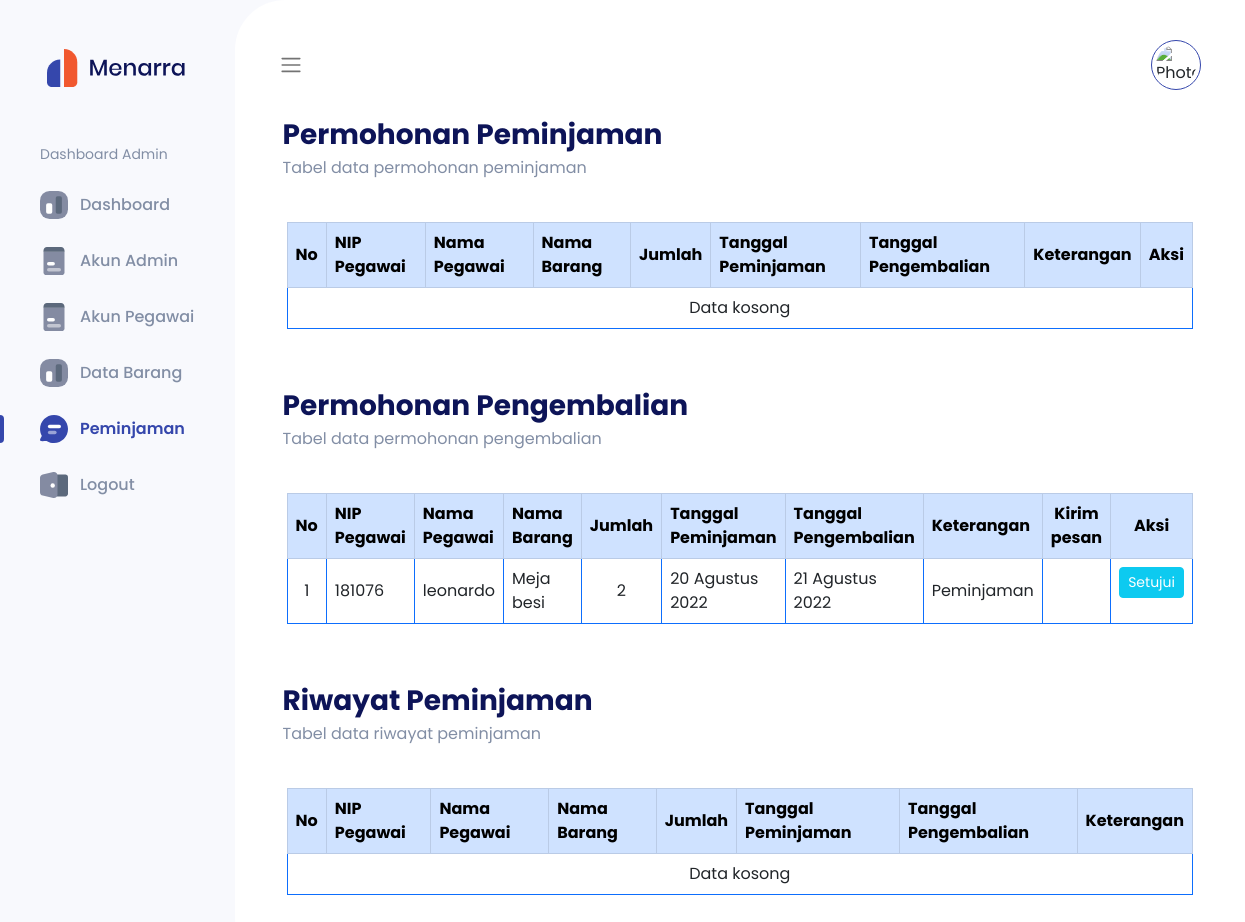
The app's page /admin/peminjaman.php (signed in) with its own data.
### tables this page shows
CREATE TABLE `data_peminjaman` (
  `id` int(11) NOT NULL,
  `username` varchar(50) NOT NULL,
  `id_barang` int(11) NOT NULL,
  `jumlah` int(10) NOT NULL,
  `tanggal_peminjaman` date NOT NULL,
  `tanggal_pengembalian` date NOT NULL,
  `permohonan_peminjaman` enum('Ya','Pending') NOT NULL,
  `pengembalian` enum('Ya','Pending') NOT NULL,
  `status` varchar(20) NOT NULL,
  `pesan` date NOT NULL
);

CREATE TABLE `data_pegawai` (
  `nip` varchar(30) NOT NULL,
  `nama` varchar(50) NOT NULL,
  `jenis_kelamin` enum('L','P') NOT NULL,
  `no_telpon` varchar(50) NOT NULL,
  `jabatan` varchar(50) NOT NULL,
  `unit_kerja` varchar(50) NOT NULL,
  `username` varchar(50) NOT NULL,
  `password` text NOT NULL,
  `status` enum('aktif','tidak aktif') NOT NULL
);

CREATE TABLE `data_barang` (
  `id` int(11) NOT NULL,
  `nama_barang` varchar(100) NOT NULL,
  `jumlah_barang` int(10) NOT NULL,
  `merk_barang` varchar(100) NOT NULL,
  `satuan_barang` varchar(50) NOT NULL,
  `ruangan` varchar(100) NOT NULL,
  `foto` varchar(50) NOT NULL
);

### admin/function/function_global.php (called while the page is built, shortened)
<?php
require './function/function_koneksi.php';
function query_data($data)
{
    global $conn;
    $result = mysqli_query($conn, $data);
    $rows = [];
    while ($row = mysqli_fetch_assoc($result)) {
        $rows[] = $row;
    }
    return $rows;
}
function format_tanggal($tanggal)
{
    $bulan = array(
        1 =>   'Januari',
        'Februari',
        'Maret',
        'April',
        'Mei',
        'Juni',
        'Juli',
        'Agustus',
        'September',
        'Oktober',
        'November',
        'Desember'
    );
    $pecahkan = explode('-', $tanggal);
    return $pecahkan[2] . ' ' . $bulan[(int)$pecahkan[1]] . ' ' . $pecahkan[0];
}

### admin/peminjaman.php (the view, shortened to what this page needs)
<?php
require './function/function_peminjaman.php';
require './function/function_global.php';
$permohonans = query_data("SELECT data_peminjaman.tanggal_peminjaman as tanggal_peminjaman,
data_peminjaman.tanggal_pengembalian as tanggal_pengembalian,
data_pegawai.nama as nama,
data_pegawai.nip as nip,
data_peminjaman.id as id,
data_peminjaman.jumlah as jumlah,
data_peminjaman.status as status,
data_barang.nama_barang as nama_barang FROM data_peminjaman INNER JOIN data_barang
ON data_peminjaman.id_barang=data_barang.id INNER JOIN data_pegawai
ON data_peminjaman.username=data_pegawai.username WHERE data_peminjaman.permohonan_peminjaman ='Pending'");
$pengembalians = query_data("SELECT data_peminjaman.tanggal_peminjaman as tanggal_peminjaman,
data_peminjaman.tanggal_pengembalian as tanggal_pengembalian,
data_peminjaman.id as id,
data_pegawai.nama as nama,
data_pegawai.nip as nip,
data_pegawai.username as username,
data_peminjaman.jumlah as jumlah,
data_peminjaman.pesan as pesan,
data_peminjaman.status as status,
data_barang.nama_barang as nama_barang FROM data_peminjaman INNER JOIN data_barang
ON data_peminjaman.id_barang=data_barang.id INNER JOIN data_pegawai
ON data_peminjaman.username=data_pegawai.username WHERE data_peminjaman.permohonan_peminjaman ='Ya' AND data_peminjaman.pengembalian ='Pending'");
$riwayats = query_data("SELECT data_peminjaman.tanggal_peminjaman as tanggal_peminjaman,
data_peminjaman.tanggal_pengembalian as tanggal_pengembalian,
data_peminjaman.id as id,
data_pegawai.nama as nama,
data_pegawai.nip as nip,
data_peminjaman.jumlah as jumlah,
data_peminjaman.status as status,
data_barang.nama_barang as nama_barang FROM data_peminjaman INNER JOIN data_barang
ON data_peminjaman.id_barang=data_barang.id INNER JOIN data_pegawai
ON data_peminjaman.username=data_pegawai.username WHERE data_peminjaman.permohonan_peminjaman ='Ya' AND data_peminjaman.pengembalian ='Ya'");
?>
<!DOCTYPE html>
<html lang="en">
<head>
  <?php
  require './views/link.php';
  ?>
</head>
<body>
  <?php
  require './views/sidebar.php';
  ?>
  <main class="content">
    <?php
    require './views/navbar.php';
    ?>
    <section class="p-3">
      <div class="header">
        <h3>Permohonan Peminjaman</h3>
        <p>Tabel data permohonan peminjaman</p>
      </div>
      <div class="information-table d-flex flex-column gap-5">
        <div class="row px-1 mb-2 gap-5">
          <div class="col table-responsive">
            <table class="table table-hover table-bordered border-primary">
              <thead class="table-primary">
                <tr>
                  <th class="text-center align-middle">No</th>
                  <th class="align-middle">NIP Pegawai</th>
                  <th class="align-middle">Nama Pegawai</th>
                  <th class="align-middle">Nama Barang</th>
                  <th class="align-middle">Jumlah</th>
                  <th class="align-middle">Tanggal Peminjaman</th>
                  <th class="align-middle">Tanggal Pengembalian</th>
                  <th class="align-middle">Keterangan</th>
                  <th class="text-center align-middle">Aksi</th>
                </tr>
              </thead>
              <tbody>
                <?php
                if ($permohonans === []) {
                ?>
                  <tr>
                    <td class="text-center" colspan="9">Data kosong</td>
                  </tr>
                  <?php
                }
                ?>
              </tbody>
            </table>
          </div>
        </div>
      </div>
    </section>
    <section class="p-3">
      <div class="header">
        <h3>Permohonan Pengembalian</h3>
        <p>Tabel data permohonan pengembalian</p>
      </div>
      <div class="information-table d-flex flex-column gap-5">
        <div class="row px-1 mb-2 gap-5">
          <div class="col table-responsive">
            <table class="table table-hover table-bordered border-primary">
              <thead class="table-primary">
                <tr>
                  <th class="text-center align-middle">No</th>
                  <th class="align-middle">NIP Pegawai</th>
                  <th class="align-middle">Nama Pegawai</th>
                  <th class="align-middle">Nama Barang</th>
                  <th class="align-middle">Jumlah</th>
                  <th class="align-middle">Tanggal Peminjaman</th>
                  <th class="align-middle">Tanggal Pengembalian</th>
                  <th class="align-middle">Keterangan</th>
                  <th class="align-middle text-center">Kirim pesan</th>
                  <th class="text-center align-middle">Aksi</th>
                </tr>
              </thead>
              <tbody>
                <?php
                if ($pengembalians === []) {
                ?>
                  <tr>
                    <td class="text-center" colspan="9">Data kosong</td>
                  </tr>
                  <?php
                } else {
                  $nos = 1;
                  foreach ($pengembalians as $pengembalian) :
                  ?>
                    <tr>
                      <td class="align-middle text-center"><?= $nos ?></td>
                      <td class="align-middle"><?= $pengembalian['nip'] ?></td>
                      <td class="align-middle"><?= $pengembalian['nama'] ?></td>
                      <td class="align-middle"><?= $pengembalian['nama_barang'] ?></td>
                      <td class="align-middle text-center"><?= $pengembalian['jumlah'] ?></td>
                      <td class="align-middle"><?= format_tanggal($pengembalian['tanggal_peminjaman']) ?></td>
                      <td class="align-middle"><?= format_tanggal($pengembalian['tanggal_pengembalian']) ?></td>
                      <td class="align-middle"><?= $pengembalian['status'] ?></td>
                      <td class="align-middle text-center">
                      </td>
                      <td class="text-center">
                        <button class="btn btn-sm btn-info text-white" data-bs-toggle="modal" data-bs-target="#modalEditPengembalian<?= $pengembalian['id']; ?>">Setujui</button>
                      </td>
                    </tr>
                <?php
                    $nos++;
                  endforeach;
                }
                ?>
              </tbody>
            </table>
          </div>
        </div>
      </div>
    </section>
    <section class="p-3">
      <div class="header">
        <h3>Riwayat Peminjaman</h3>
        <p>Tabel data riwayat peminjaman</p>
      </div>
      <div class="information-table d-flex flex-column gap-5">
        <div class="row px-1 mb-2 gap-5">
          <div class="col table-responsive">
            <table class="table table-hover table-bordered border-primary">
              <thead class="table-primary">
                <tr>
                  <th class="text-center align-middle">No</th>
                  <th class="align-middle">NIP Pegawai</th>
                  <th class="align-middle">Nama Pegawai</th>
                  <th class="align-middle">Nama Barang</th>
                  <th class="align-middle">Jumlah</th>
                  <th class="align-middle">Tanggal Peminjaman</th>
                  <th class="align-middle">Tanggal Pengembalian</th>
                  <th class="align-middle">Keterangan</th>
                </tr>
              </thead>
              <tbody>
                <?php
                if ($riwayats === []) {
                ?>
                  <tr>
                    <td class="text-center" colspan="9">Data kosong</td>
                  </tr>
                  <?php
                }
                ?>
              </tbody>
            </table>
          </div>
        </div>
      </div>
    </section>
  </main>
</body>
</html>

### assets/css/styles.css (style rules this page uses)
* { font-family: 'Poppins', sans-serif; }
body { margin: 0; display: flex; background: #f8f9fd; }
.content { width: 100%; padding: 32px; background: #fff; min-height: 100vh; transition: all 0.5s ease; border-radius: 50px 0 0 50px; }
.header { display: flex; margin-bottom: 26px; flex-direction: column; justify-content: space-between; }
.header h3 { margin: 0; color: #0d1458; font-weight: 700; line-height: 42px; }
.header p { color: #828ea5; font-size: 16px; }

### records on screen
data_peminjaman: data_pegawai.nip "181076", data_pegawai.nama "leonardo", id_barang.nama_barang "Meja besi", jumlah "2", tanggal_peminjaman "20 Agustus 2022", tanggal_pengembalian "21 Agustus 2022", status "Peminjaman"
